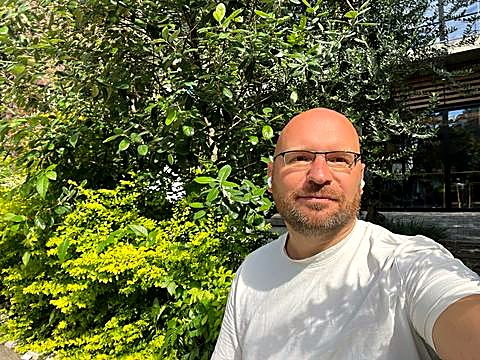
#> input picture images/andrey-m.jpg, 480 x 360 px; its folder holds only this picture in this run
$ python grade_images.py ../images/andrey-m.jpg
#> lines starting #> are read from the running program, lines starting #| are printed output that depends on the picture
#> in process_file, im is the input picture: PIL image 480x360 RGB; mean R, G, B 107.4, 109.9, 70.7
import os
import sys
from PIL import Image, ImageEnhance, ImageFilter

IMG_DIR = os.path.join(os.path.dirname(__file__), "..", "images")

# Единая цветокоррекция: тёплый мягкий тон, чуть выше контраст и насыщенность,
# усиленная резкость (особенно помогает более мягким кадрам).
CONTRAST = 1.08
COLOR = 1.12
SHARPNESS = 1.6
WARM_R = 1.035
WARM_B = 0.965


def grade(im: Image.Image) -> Image.Image:
    im = im.convert("RGB")

    r, g, b = im.split()
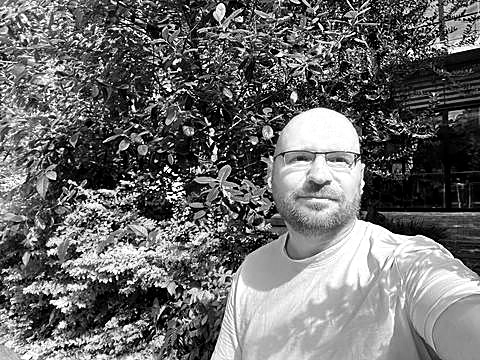
#> r: PIL image 480x360 L; min 0, max 255, mean 107.4
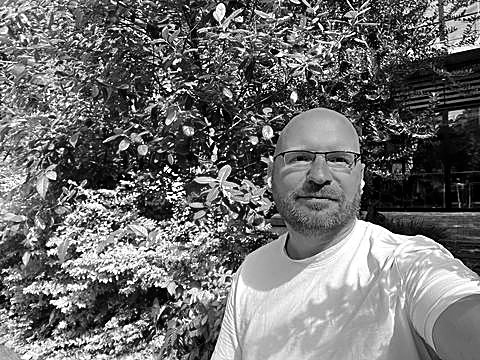
#> g: PIL image 480x360 L; min 0, max 255, mean 109.9
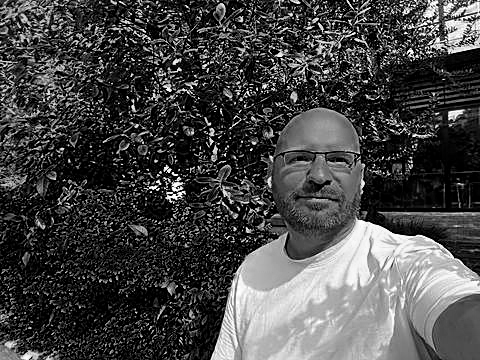
#> b: PIL image 480x360 L; min 0, max 255, mean 70.7
    r = r.point(lambda v: min(255, int(v * WARM_R)))
    b = b.point(lambda v: int(v * WARM_B))
    im = Image.merge("RGB", (r, g, b))

    im = ImageEnhance.Contrast(im).enhance(CONTRAST)
    im = ImageEnhance.Color(im).enhance(COLOR)
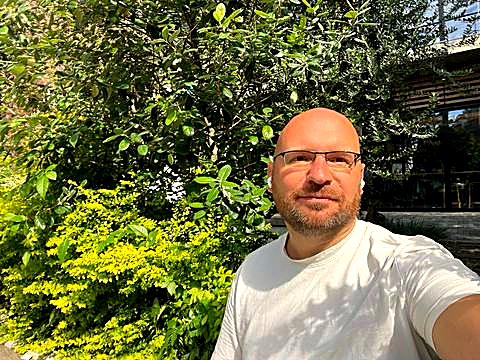
#> im: PIL image 480x360 RGB; mean R, G, B 110.4, 109.7, 63.2
    im = im.filter(ImageFilter.UnsharpMask(radius=1.4, percent=110, threshold=2))
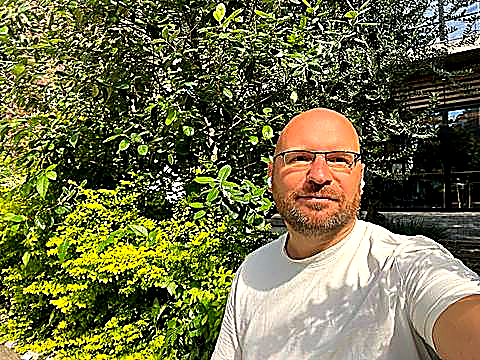
#> im: PIL image 480x360 RGB; mean R, G, B 112.1, 110.5, 70.7
    im = ImageEnhance.Sharpness(im).enhance(SHARPNESS / 1.6)  # unsharp already applied; light extra crispness
    return im


def process_file(path: str, quality_jpg=82, quality_webp=80):
    im = Image.open(path)
    graded = grade(im)
    graded.save(path, "JPEG", quality=quality_jpg, optimize=True)
    webp_path = os.path.splitext(path)[0] + ".webp"
    graded.save(webp_path, "WEBP", quality=quality_webp, method=6)
    return graded.size


if __name__ == "__main__":
    args = sys.argv[1:]
    test_mode = "--test" in args

    if test_mode:
        samples = ["hero-pangpema.jpg", "lodge-village.jpg", "ilya.jpg", "sunrise-clouds.jpg", "vivid-massif.jpg"]
        out_dir = "/tmp/grade_test"
        os.makedirs(out_dir, exist_ok=True)
        for name in samples:
            path = os.path.join(IMG_DIR, name)
            if not os.path.exists(path):
                print("MISSING", name)
                continue
            im = Image.open(path)
            im.save(os.path.join(out_dir, "before-" + name), "JPEG", quality=88)
            graded = grade(im)
            graded.save(os.path.join(out_dir, "after-" + name), "JPEG", quality=88)
            print("tested", name, graded.size)
    else:
        skip = {"og-image.jpg", "og-image.webp"}
        files = sorted(f for f in os.listdir(IMG_DIR) if f.endswith(".jpg") and f not in skip)
        for fname in files:
            path = os.path.join(IMG_DIR, fname)
            size = process_file(path)
#> size = (480, 360)
            print("graded", fname, size)
#| graded andrey-m.jpg (480, 360)

$ run again, on images/blue-sheep.jpg
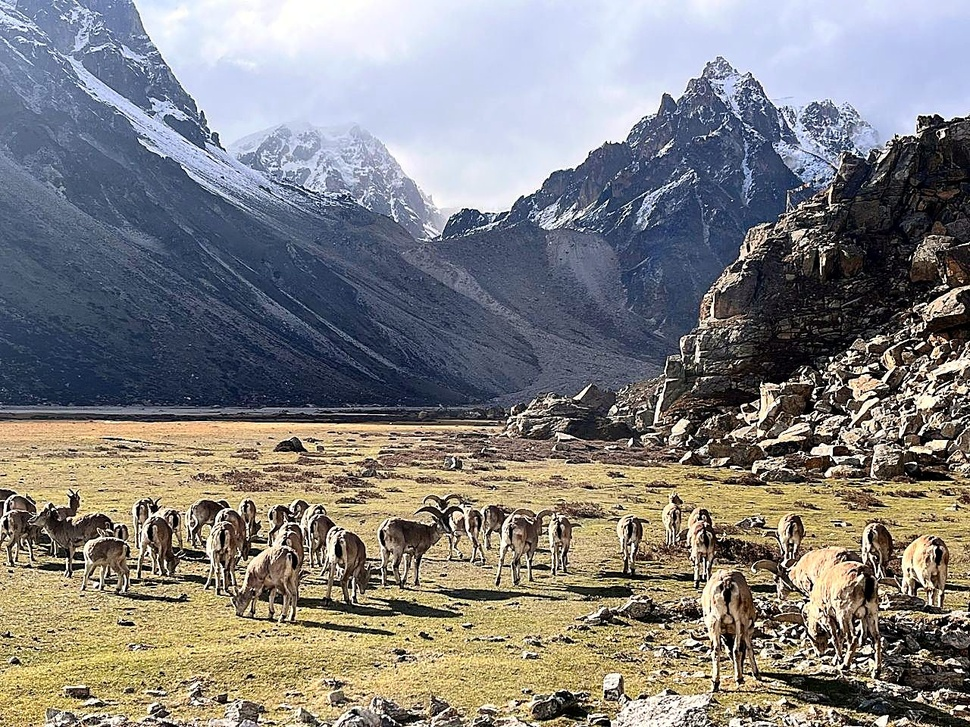
#> input picture images/blue-sheep.jpg, 970 x 727 px, shrunk from 1280 x 960 before the run
#> in process_file, im is the input picture: PIL image 970x727 RGB; mean R, G, B 130.3, 128.7, 127.1
#> in grade, `r, g, b = im.split()`:
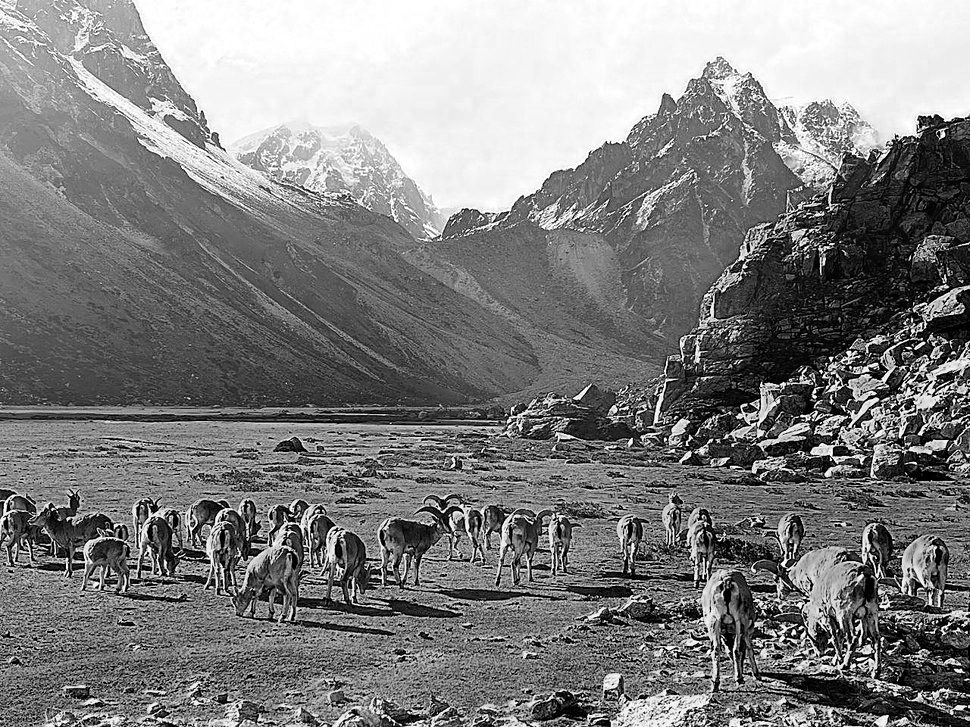
#> b: PIL image 970x727 L; min 0, max 255, mean 127.1
#> in grade, `im = im.filter(ImageFilter.UnsharpMask(radius=1.4, percent=110, thresh..`:
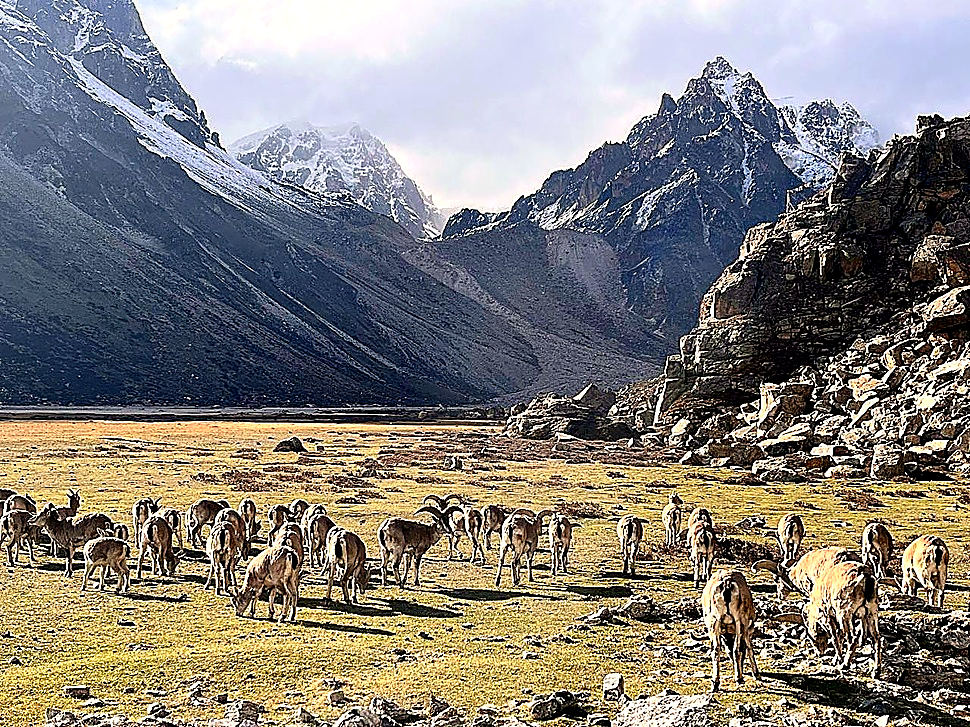
#> im: PIL image 970x727 RGB; mean R, G, B 131.6, 127.8, 123.2
#| graded blue-sheep.jpg (970, 727)
